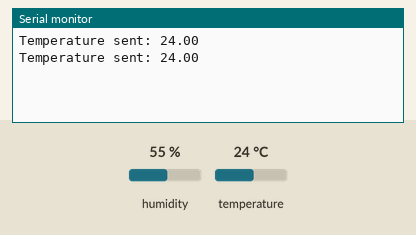
Recording of a sketch running on a simulated ESP32. Shown: the last lines printed to the serial monitor. The inputs (shaded band) are chosen by the test bench; at power-on: temperature 24 °C, humidity 55 %.

Above: at 2.8 s.
2.9 s: temperature set to 12 °C
At 5.3 s:
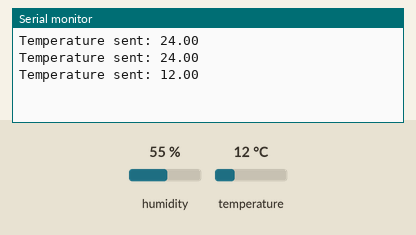
5.6 s: temperature set to 19 °C
At 6.6 s:
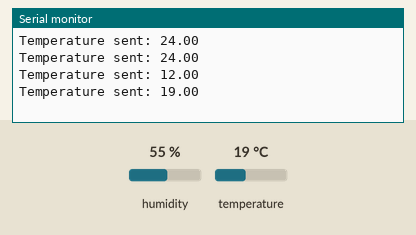
Timing chart, 0 to 8.6 s (numbered marks = the images above; inputs shaded):
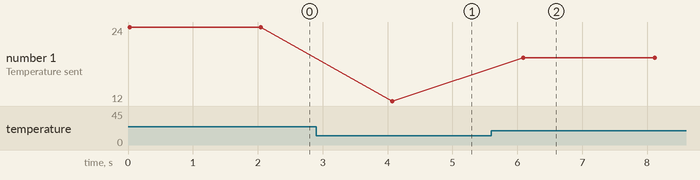

The sketch:

sender.ino
```cpp
#include <esp_now.h>
#include <WiFi.h>
#include <DHT.h>

#define DHTPIN 4     // Pin connected to the DHT11 sensor
#define DHTTYPE DHT11   // DHT 11

DHT dht(DHTPIN, DHTTYPE);

// Peer MAC Address - replace this with the MAC address of the receiver ESP32
uint8_t peerAddress[] = {0x4C, 0x11, 0xAE, 0x9C, 0x19, 0xC4}; // Example MAC, replace with actual peer's MAC

typedef struct struct_message {
  float temperature;
} struct_message;

struct_message myData;

void setup() {
  // Initialize Serial Monitor
  Serial.begin(115200);

  // Initialize DHT sensor
  dht.begin();

  // Set device as a Wi-Fi Station
  WiFi.mode(WIFI_STA);

  // Initialize ESP-NOW
  if (esp_now_init() != ESP_OK) {
    Serial.println("Error initializing ESP-NOW");
    return;
  }

  // Register peer
  esp_now_peer_info_t peerInfo;
  memset(&peerInfo, 0, sizeof(peerInfo)); // Clear peerInfo structure
  memcpy(peerInfo.peer_addr, peerAddress, 6);
  peerInfo.channel = 0;
  peerInfo.encrypt = false;

  // Add peer
  if (esp_now_add_peer(&peerInfo) != ESP_OK) {
    Serial.println("Failed to add peer");
    return;
  }
}

void loop() {
  // Read temperature from DHT11 sensor
  float temperature = dht.readTemperature();

  // Check if any reads failed
  if (isnan(temperature)) {
    Serial.println("Failed to read from DHT sensor!");
    return;
  }

  // Prepare data to send
  myData.temperature = temperature;

  // Send message via ESP-NOW
  esp_err_t result = esp_now_send(peerAddress, (uint8_t *) &myData, sizeof(myData));

  if (result == ESP_OK) {
    Serial.print("Temperature sent: ");
    Serial.println(temperature);
  } else {
    Serial.println("Error sending the data");
  }

  delay(2000); // Send data every 2 seconds
}
```

Measured:
- after the input at 2.9 s, the serial monitor: prints a new line after 1.2 s (image 1)
- after the input at 5.6 s, the serial monitor: prints a new line after 0.49 s (image 2)
- plotted number 1: 24 → 12 after the input at 2.9 s, 12 → 19 after the input at 5.6 s
